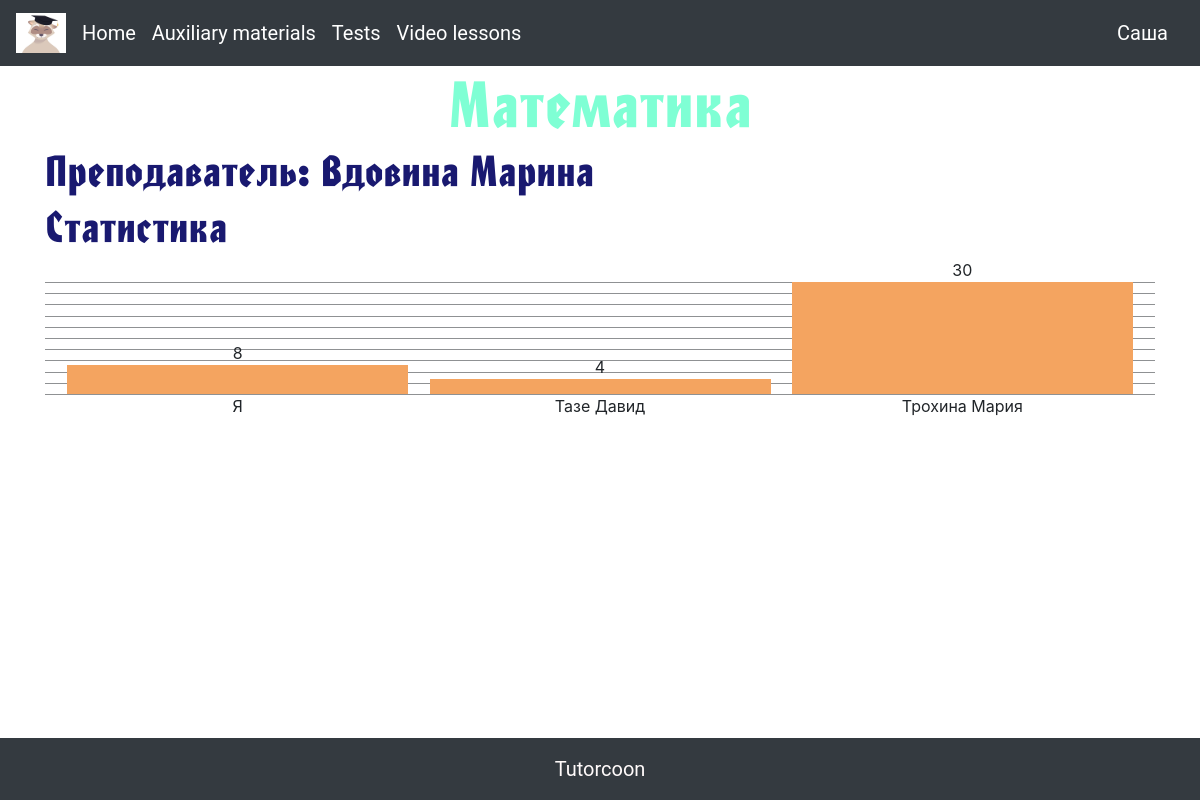
Screenshot of /course/1 (signed in) with the database file from the repository.
### data/users.py (models this page shows, shortened)
class User(SqlAlchemyBase, UserMixin):
    __tablename__ = 'all_users'
    id = sqlalchemy.Column(sqlalchemy.Integer, primary_key=True, autoincrement=True)
    name = sqlalchemy.Column(sqlalchemy.String, nullable=True)
    surname = sqlalchemy.Column(sqlalchemy.String, nullable=True)
    phone_number = sqlalchemy.Column(sqlalchemy.String, nullable=True)
    email = sqlalchemy.Column(sqlalchemy.String, nullable=True)
    avatar = sqlalchemy.Column(sqlalchemy.String, nullable=True)
    status = sqlalchemy.Column(sqlalchemy.String, nullable=True)
    hashed_password = sqlalchemy.Column(sqlalchemy.String, nullable=True)
    students = orm.relationship("Student", backref="all_users")
    tutors = orm.relationship("Tutor", backref='all_users')
    parents = orm.relationship("Parent", backref='all_users')

### data/lessons.py (models this page shows, shortened)
class Lesson(SqlAlchemyBase, UserMixin):
    __tablename__ = 'lessons'
    id = sqlalchemy.Column(sqlalchemy.Integer, primary_key=True, autoincrement=True)
    name = sqlalchemy.Column(sqlalchemy.String, nullable=True)
    id_tutor = sqlalchemy.Column(sqlalchemy.Integer, sqlalchemy.ForeignKey('tutors.id_user'))
    students_and_when = sqlalchemy.Column(sqlalchemy.JSON, nullable=True, default={"id_of_students": [],
                                                                                   "when": []})
    homeworks = sqlalchemy.Column(sqlalchemy.JSON, nullable=True, default={})
    scores = sqlalchemy.Column(sqlalchemy.JSON, nullable=True, default={})

### data/tutors.py (models this page shows, shortened)
class Tutor(SqlAlchemyBase, UserMixin):
    __tablename__ = 'tutors'
    id = sqlalchemy.Column(sqlalchemy.Integer, primary_key=True, autoincrement=True)
    name = sqlalchemy.Column(sqlalchemy.String, nullable=True)
    surname = sqlalchemy.Column(sqlalchemy.String, nullable=True)
    id_user = sqlalchemy.Column(sqlalchemy.Integer, sqlalchemy.ForeignKey('all_users.id'))
    subjects = sqlalchemy.Column(sqlalchemy.JSON, nullable=True, default={"subjects": []})
    students_and_lessons = sqlalchemy.Column(sqlalchemy.JSON, nullable=True, default={"id_of_students": [],
                                                                       "id_of_lessons": []})
    about = sqlalchemy.Column(sqlalchemy.Text)
    summa_marks = sqlalchemy.Column(sqlalchemy.Integer, default=0)
    count_marks = sqlalchemy.Column(sqlalchemy.Integer, default=0)
    reviews = sqlalchemy.Column(sqlalchemy.JSON, default={})
    lessons = orm.relationship("Lesson", backref='tutors')

### main.py (the view, shortened to what this page needs)
@app.route("/course/<int:lesson_id>")
def course(lesson_id):
    db_sess = db_session.create_session()
    lesson = db_sess.query(Lesson).filter(Lesson.id == lesson_id).first()
    if current_user.status == 'student':
        tutor = db_sess.query(Tutor).filter(Tutor.id_user == lesson.id_tutor).first()
        sp_id_of_students_already = lesson.students_and_when['id_of_students']
        if len(lesson.scores.items()) != 0:
            max_zn = sorted(lesson.scores.items(), key=lambda x: -x[1])[0][1]
        else:
            max_zn = 0
        sp_scores = []
        for i in sp_id_of_students_already:
            student = db_sess.query(Student).filter(Student.id_user == i).first()
            if str(i) in lesson.scores.keys():
                if current_user.id == i:
                    sp_scores.append(
                        [lesson.scores[str(i)] * 100 // max_zn, lesson.scores[str(i)],
                         'Я'])
                else:
                    sp_scores.append(
                        [lesson.scores[str(i)] * 100 // max_zn, lesson.scores[str(i)],
                         f'{student.surname} {student.name}'])
        return render_template("course_for_student.html", lesson=lesson, tutor=tutor, sp_scores=sp_scores)

### data/db_session.py (called while the page is built)
def create_session() -> Session:
    global __factory
    return __factory()

### main.py (called while the page is built)
@login_manager.user_loader
def load_user(user_id):
    db_sess = db_session.create_session()
    return db_sess.query(User).get(user_id)

### templates/course_for_student.html (shortened to what this page needs)
{% extends 'base.html' %}
{% block content %}
<link rel="stylesheet" type="text/css" href="/static/css/course_for_tutor.css">
<h1>{{ lesson.name }}</h1>
<h2>Преподаватель: {{ tutor.surname }} {{ tutor.name }}</h2>
<h2>Статистика</h2>
<div class="simple-bar-chart">
    {% for i in sp_scores %}
    <div class="item" style="--clr: #F4A460; --val: {{ i[0]}}">
        <div class="label">{{ i[2] }}</div>
        <div class="value">{{ i[1] }}</div>
    </div>
    {% endfor %}
</div>
{% endblock %}

### templates/base.html (shortened to what this page needs)
<!doctype html>
<html lang="en">
  <head>
    <link rel="stylesheet"
          href="https://stackpath.bootstrapcdn.com/bootstrap/4.4.1/css/bootstrap.min.css"
>
    <link rel="stylesheet" type="text/css" href="/static/css/main.css">
  </head>
  <body>
    <nav class="navbar navbar-expand-lg navbar-dark bg-dark">
      <a href="/" class="navbar-brand">
        <img src="/static/img/html/emblem.jpg" width="50" height="40" alt="logo">
      </a>
      <div class="collapse navbar-collapse" id="navbarSupportedContent">
        <ul class="navbar-nav mr-auto">
          <li class="nav-item active">
            <a class="navbar-brand" href="/">Home</a>
          </li>
          <li class="nav-item active">
            <a class="navbar-brand" href="/help_materials">Auxiliary materials</a>
          </li>
          <li class="nav-item active">
            <a class="navbar-brand" href="/tests">Tests</a>
          </li>
          <li class="nav-item active">
            <a class="navbar-brand" href="/video_lessons">Video lessons</a>
          </li>
        </ul>
      </div>
      <a class="navbar-brand" href="/user_page">{{ current_user.name }}</a>
    </nav>
  <main role="main" class="container">
    {% block content %}{% endblock %}
  </main>
  </body>
<footer class="bg-dark text-center text-lg-start" style="margin-top: 30px">
  <div class="text-center p-3" style="color: Snow; font-family: Roboto; font-size: 20px">
    Tutorcoon
  </div>
</footer>
</html>

### static/css/main.css (style rules this page uses)
body { background-image: url(/static/img/html/main_page_fon.png); background-repeat: no-repeat; background-position: center center; background-attachment: fixed; -webkit-background-size: cover; -moz-background-size: cover; -o-background-size: cover; background-size: cover; }
body { min-height: 100vh; position: relative; margin: 0; padding-bottom: 100px; //height of the footer box-sizing: border-box; }
footer { position: absolute; bottom: 0; width: 100%; }
a { box-sizing: border-box; font-family: 'Roboto'; list-style: none; margin: 0; outline: none; padding: 0; }

### static/css/course_for_tutor.css (style rules this page uses)
h1 { text-align: center; font-family: 'FontName bold'; font-size: 60px; color: #7FFFD4 }
h2 { color: #191970; font-family: 'FontName bold'; font-size: 40px; margin-top: 5px }
.simple-bar-chart { --line-count: 10; --line-color: currentcolor; --line-opacity: 0.5; --item-gap: 2%; --item-default-color: #060606; height: 10rem; display: grid; grid-auto-flow: column; gap: var(--item-gap); align-items: end; padding-inline: var(--item-gap); --padding-block: 1.5rem; padding-block: var(--padding-block); position: relative; isolation: isolate; }
.simple-bar-chart::after { content: ""; position: absolute; inset: var(--padding-block) 0; z-index: -1; --line-width: 1px; --line-spacing: calc(100% / var(--line-count)); background-image: repeating-linear-gradient(to top, transparent 0 calc(var(--line-spacing) - var(--line-width)), var(--line-color) 0 var(--line-spacing)); box-shadow: 0 var(--line-width) 0 var(--line-color); opacity: var(--line-opacity); }
.simple-bar-chart > .item { height: calc(1% * var(--val)); background-color: var(--clr, var(--item-default-color)); position: relative; animation: item-height 1s ease forwards }
.simple-bar-chart > .item > * { position: absolute; text-align: center }
.simple-bar-chart > .item > .label { inset: 100% 0 auto 0 }
.simple-bar-chart > .item > .value { inset: auto 0 100% 0 }

### rows the page displays
User: name "Саша"
Lesson: name "Математика"
Tutor: surname "Вдовина", name "Марина"

### other values shown
{{ i[2] }} "Я" "Тазе Давид" "Трохина Мария"
{{ i[1] }} "8" "4" "30"
